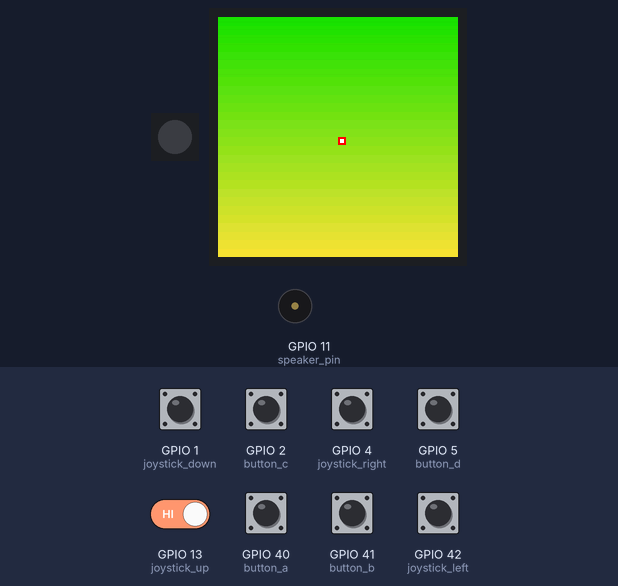
A program run on a simulated ESP32 board running MicroPython. On the bench: 1 RGB LEDs in strip order, left to right, 240×240 colour display, buzzer (waves = sounding). Inputs (shaded band) come from the test bench; at power-on: GPIO 1 (joystick_down), GPIO 2 (button_c), GPIO 4 (joystick_right), GPIO 5 (button_d), GPIO 13 (joystick_up), GPIO 40 (button_a), GPIO 41 (button_b), GPIO 42 (joystick_left) HIGH. The clock reads 2024-03-15 10:24:30 at power-on unless the program sets it; library files of the repository ran but are not shown: st7789.py; what the program prints to the serial console is not drawn.

Above: at 1.2 s.
1.3 s: GPIO 1 (joystick_down) pulled LOW for 1 s
At 3.1 s:
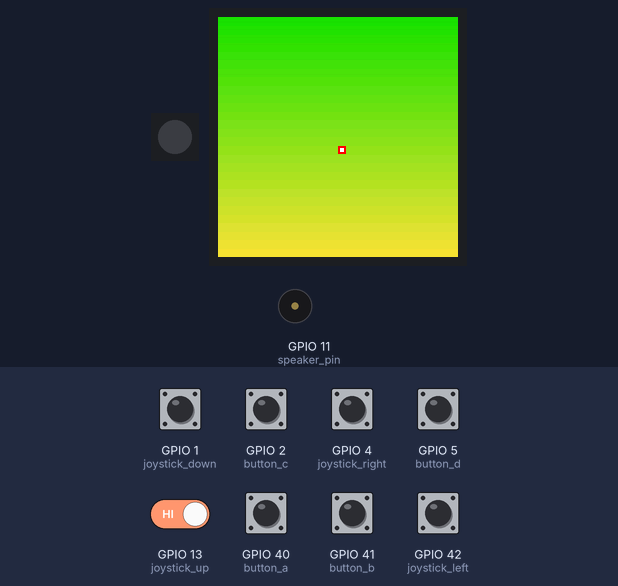
3.8 s: GPIO 4 (joystick_right) pulled LOW for 0.15 s
5.4 s: GPIO 1 (joystick_down) pulled LOW for 0.15 s
At 6.3 s:
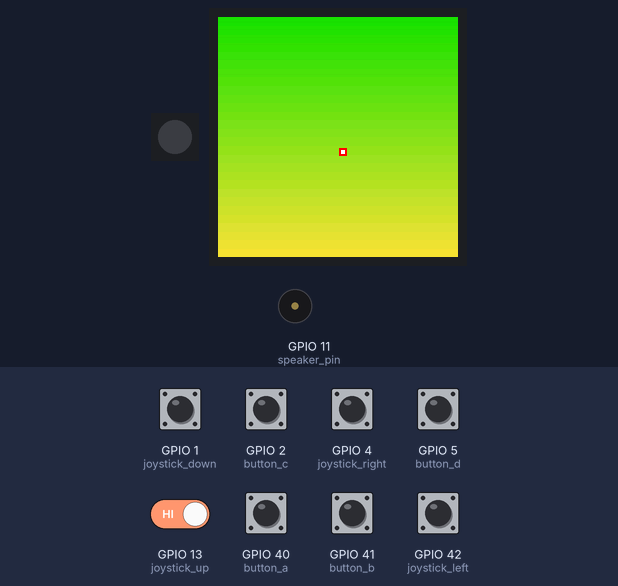
7.0 s: GPIO 4 (joystick_right) pulled LOW for 0.15 s
8.6 s: GPIO 1 (joystick_down) driven LOW and GPIO 13 (joystick_up) driven LOW
10.1 s: GPIO 1 (joystick_down) driven HIGH
At 10.5 s:
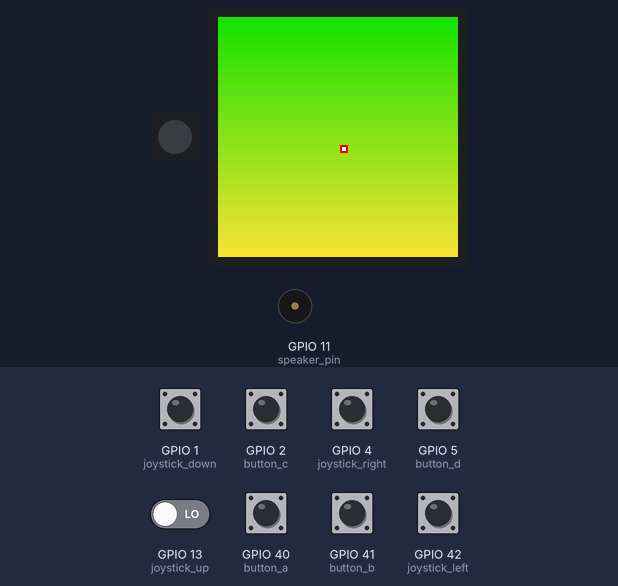
Timing chart, 0 to 12.7 s (numbered marks = the images above; inputs shaded):
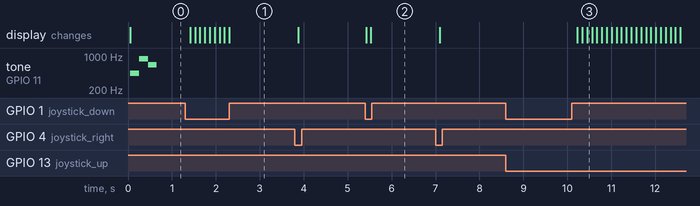

Measured:
- after the input at 1.3 s, the display: first changes after 0.11 s (image 1 shows a later state)
- after the input at 5.4 s, the display: first changes at once (image 2 shows a later state)
- after the input at 8.6 s, every drawn part: stays the same
- after the input at 10.1 s, the display: first changes after 0.13 s (image 3 shows a later state)

The program:

game_template.py
```python
import uasyncio as asyncio
import machine
import framebuf
import st7789
import time
import neopixel
import logging

machine.freq(int(240e6))

DT_ms = 100  # Frame delay in seconds for asyncio

# Pin setup
button_a = machine.Pin(40, machine.Pin.IN, machine.Pin.PULL_UP)
button_b = machine.Pin(41, machine.Pin.IN, machine.Pin.PULL_UP)
button_c = machine.Pin(2, machine.Pin.IN, machine.Pin.PULL_UP)
button_d = machine.Pin(5, machine.Pin.IN, machine.Pin.PULL_UP)
joystick_up = machine.Pin(13, machine.Pin.IN, machine.Pin.PULL_UP)
joystick_down = machine.Pin(1, machine.Pin.IN, machine.Pin.PULL_UP)
joystick_left = machine.Pin(42, machine.Pin.IN, machine.Pin.PULL_UP)
joystick_right = machine.Pin(4, machine.Pin.IN, machine.Pin.PULL_UP)

# LCD setup
LCD_WIDTH = 240
LCD_HEIGHT = 240
SPI_BAUDRATE = 80_000_000

sck = machine.Pin(35, machine.Pin.OUT, value=0)
mosi= machine.Pin(36, machine.Pin.OUT, value=0)
spi = machine.SPI(1, baudrate=SPI_BAUDRATE ) # This line is required due to a bug in the SPI code.
spi = machine.SPI(1, baudrate=SPI_BAUDRATE, polarity=0, phase=0, sck=sck, mosi=mosi, miso=None)

rst= machine.Pin(37, machine.Pin.OUT, value=0)
cs = machine.Pin(34, machine.Pin.OUT, value=1)
dc = machine.Pin(33, machine.Pin.OUT, value=0)
bl = machine.Pin(38, machine.Pin.OUT, value=0)

#class ST7789:
#    def __init__( self, spi, rst, cs, dc, bl, width, height ):
lcd = st7789.ST7789(spi, rst, cs, dc, bl, LCD_WIDTH, LCD_HEIGHT)
fb_buf = bytearray(LCD_WIDTH * LCD_HEIGHT * 2)
fb = framebuf.FrameBuffer(fb_buf, LCD_WIDTH, LCD_HEIGHT, framebuf.RGB565)

# PWM setup
speaker_pin = machine.Pin(11)
speaker = machine.PWM(speaker_pin, freq=1000, duty_u16=0)
speaker.deinit() # This line is required due to a bug in the PWM code.
speaker = machine.PWM(speaker_pin, freq=1000, duty_u16=0)

# RGB led
rgb_led_pin = machine.Pin( 21, machine.Pin.OUT )
rgb_led = neopixel.NeoPixel(rgb_led_pin, 1)
rgb_led[0] = (0,0,0)
rgb_led.write()

# Framebuffer API
#class FrameBuffer:
#    def fill(self, c: int) -> None:
#    def pixel(self, x: int, y: int, [c: int = None]) -> [int]:
#    def hline(self, x: int, y: int, w: int, c: int) -> None:
#    def vline(self, x: int, y: int, h: int, c: int) -> None:
#    def line(self, x1: int, y1: int, x2: int, y2: int, c: int) -> None:
#    def rect(self, x: int, y: int, w: int, h: int, c: int [, f: bool = False]) -> None:
#    def ellipse(self, x: int, y: int, xr: int, yr: int, c: int [, f: bool = False] [, m: int = None]) -> None:
#    def poly(self, x: int, y: int, coords: List[int], c: int [, f: bool = False]) -> None:
#    def text(self, s: str, x: int, y: int [, c: int = 1]) -> None:
#    def scroll(self, xstep: int, ystep: int) -> None:
#    def blit(self, fbuf: 'FrameBuffer', x: int, y: int, key: int = -1 [, palette: 'FrameBuffer' = None]) -> None:
# Note 1: There is no circle function, use ellipse instead.
# Note 2: The poly requires coords as array.array( "h", [...] )

class colors:
    BLACK = const(0x0000)
    WHITE = const(0xFFFF)
    RED = const(0x00F8)
    GREEN = const(0xE007)
    BLUE = const(0x1F00)
    CYAN = const(0xFF07)
    MAGENTA = const(0x1FF8)
    YELLOW = const(0xE0FF)
    ORANGE = const(0x20FD)
    INDIGO = const(0x1048)
    VIOLET = const(0x1080)

    @staticmethod
    def color_brightness(color, brightness):
        if brightness < 0 or brightness > 1:
            return color
        r = (color >> 11) & 0x1F
        g = (color >> 5) & 0x3F
        b = color & 0x1F
        r = int(r * brightness)
        g = int(g * brightness)
        b = int(b * brightness)
        return (r << 11) | (g << 5) | b

class Queue:
    def __init__(self):
        self.items = []

    def put(self, item):
        self.items.append(item)

    async def get(self):
        while not self.items:
            await asyncio.sleep(0)
        return self.items.pop(0)

class SoundEngine:
    def __init__(self):
        self.queue = Queue()

    async def run(self):
        while True:
            sound_event = await self.queue.get()
            await self.play_sound(sound_event)

    async def play_sound(self, sound_event):
        logging.info( f"play_sound({sound_event})" )
        if sound_event == "game_start":
            await play_game_start_sound()
        elif sound_event == "button_press":
            await play_button_press_sound()

# Sound functions
async def play_tone(frequency, duration):
    speaker.freq(frequency)
    speaker.duty_u16(30000)  # Set a duty cycle for the tone
    await asyncio.sleep(duration)
    speaker.duty_u16(0)  # Turn off the sound

async def play_game_start_sound():
    await play_tone(440, 0.2)  # A4
    await play_tone(880, 0.2)  # A5
    await play_tone(660, 0.2)  # E5

async def play_button_press_sound():
    await play_tone(880, 0.1)  # A5

# Drawing functions
def draw_gradient(fb, start_color, end_color):
    for y in range(LCD_HEIGHT):
        ratio = y / LCD_HEIGHT
        r = int(((end_color >> 11) & 0x1F) * ratio + ((start_color >> 11) & 0x1F) * (1 - ratio))
        g = int(((end_color >> 5) & 0x3F) * ratio + ((start_color >> 5) & 0x3F) * (1 - ratio))
        b = int((end_color & 0x1F) * ratio + (start_color & 0x1F) * (1 - ratio))
        color = (r << 11) | (g << 5) | b
        color2 = color
        color = ((color2&0x00FF) << 8) | ((color2&0xFF00) >> 8)
        fb.hline(0, y, LCD_WIDTH, color)

def create_player_sprite(color):
    sprite_size = 8
    buf = bytearray(sprite_size * sprite_size * 2)
    fb_sprite = framebuf.FrameBuffer(buf, sprite_size, sprite_size, framebuf.RGB565)
    fb_sprite.fill(color)
    fb_sprite.fill_rect(2, 2, 4, 4, colors.WHITE)  # Example of adding details to the sprite
    return fb_sprite, buf

def draw_sprite(fb, sprite_fb, sprite_buf, x, y):
    fb.blit(sprite_fb, x, y)

# Game class
class Game:
    def __init__(self, sound_engine):
        self.player_x = LCD_WIDTH // 2
        self.player_y = LCD_HEIGHT // 2
        self.player_sprite, self.player_buf = create_player_sprite(colors.RED)
        self.sound_engine = sound_engine
        self.events_bck = [False, False, False, False, False, False, False, False]

    def is_running(self):
        return True  # Implement actual logic to check if the game is running

    async def update(self, events):
        if events[0]:  # Up
            self.player_y -= 1
        if events[1]:  # Down
            self.player_y += 1
        if events[2]:  # Left
            self.player_x -= 1
        if events[3]:  # Right
            self.player_x += 1
        if events[4]:  # A
            self.sound_engine.queue.put("button_press")  # Queue sound event

        if events[0] and not self.events_bck[0]:
            logging.info( "Game.update pressed up" )
        elif not events[0] and self.events_bck[0]:
            logging.info( "Game.update released up" )

        if events[1] and not self.events_bck[1]:
            logging.info( "Game.update pressed down" )
        elif not events[1] and self.events_bck[1]:
            logging.info( "Game.update released down" )

        if events[2] and not self.events_bck[2]:
            logging.info( "Game.update pressed left" )
        elif not events[2] and self.events_bck[2]:
            logging.info( "Game.update released left" )

        if events[3] and not self.events_bck[3]:
            logging.info( "Game.update pressed right" )
        elif not events[3] and self.events_bck[3]:
            logging.info( "Game.update released right" )

        if events[4] and not self.events_bck[4]:
            logging.info( "Game.update pressed A" )
        elif not events[4] and self.events_bck[4]:
            logging.info( "Game.update released A" )

        self.events_bck = events

    async def draw(self, fb):
        fb.fill(colors.BLACK)  # Clear the screen
        draw_gradient(fb, colors.BLUE, colors.CYAN)  # Draw the background gradient
        draw_sprite(fb, self.player_sprite, self.player_buf, self.player_x, self.player_y)


# Main game loop
async def main_loop(game):
    game.sound_engine.queue.put("game_start")  # Queue game start sound
    while game.is_running():
        events = [
            not joystick_up.value(),
            not joystick_down.value(),
            not joystick_left.value(),
            not joystick_right.value(),
            not button_a.value(),
            not button_b.value(),
            not button_c.value(),
            not button_d.value()
        ]

        t0 = time.ticks_ms()
        await game.update( events )
        await game.draw(fb)
        lcd.write_bmp(fb_buf)
        t1 = time.ticks_ms()

        dt = t1 - t0  # Convert to seconds
        if dt < DT_ms:
            await asyncio.sleep_ms(DT_ms - dt)
        else:
            logging.warning( f"{dt} < DT_ms" )
            await asyncio.sleep_ms(0)

    asyncio.new_event_loop() # game over should always start a new loop

# Run the game
async def run_game():
    sound_engine = SoundEngine()
    game = Game(sound_engine)

    # Start the sound engine task
    sound_task = asyncio.create_task(sound_engine.run())
    game_task = asyncio.create_task(main_loop(game))

    await asyncio.gather(sound_task, game_task)


logging.basicConfig(level=logging.INFO)
# Start the game loop
asyncio.run(run_game())
```
